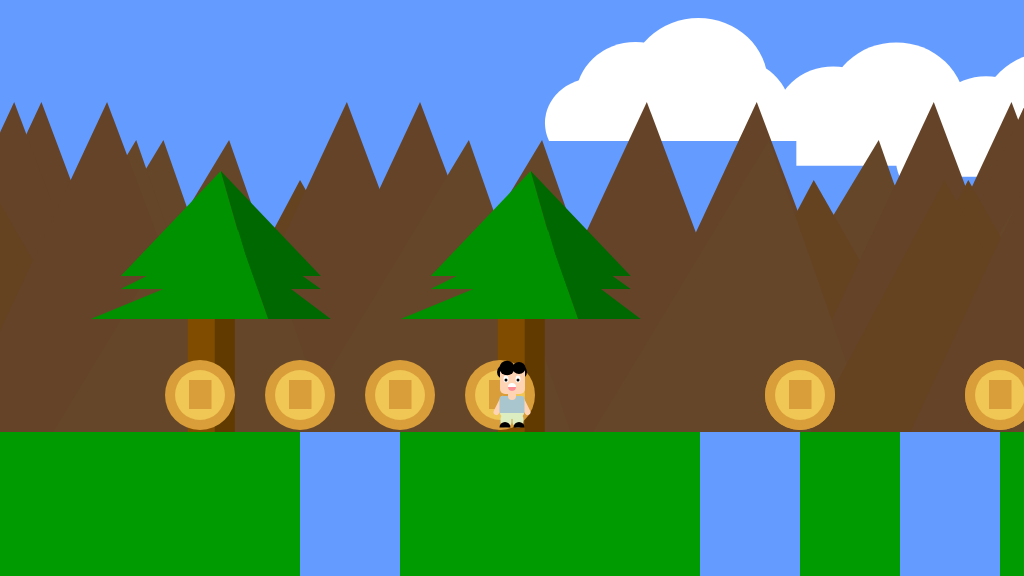
Frame 1 (no input)
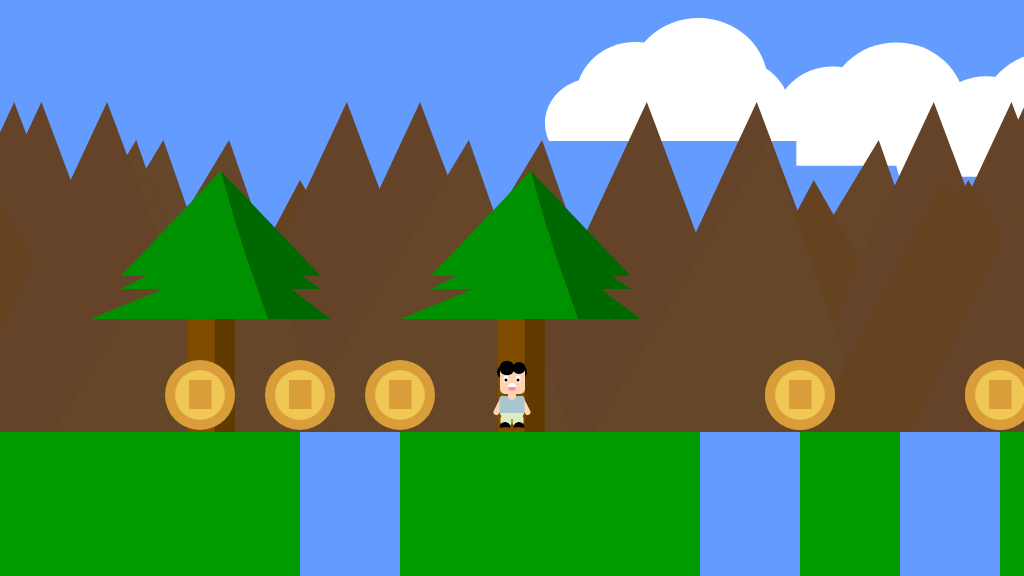
Frame 60 (no input)
Frame 120 (the mouse pressed at the canvas centre since frame 60): identical to frame 60, image omitted

The p5.js sketch that drew these frames (run headless with seeded random() and noise() and a simulated clock; from frame 60 on, the mouse is pressed at the canvas centre):

// p5.js sketch
// ── sketch.js
/*

The Game Project 7 - Bring it all together

*/

var gameChar_x;
var gameChar_y;
var floorPos_y;
var scrollPos;
var gameChar_world_x;

var isLeft;
var isRight;
var isFalling;
var isPlummeting;

//jump and gravity
var jumpAmount;
var gravity;

//objects
var trees_x;
var trees_y;
var clouds;
var mountains;
var canyon;
var collectable;

function setup()
{
	createCanvas(1024, 576);
	floorPos_y = height * 3/4;
	gameChar_x = width/2;
	gameChar_y = floorPos_y;

	// Variable to control the background scrolling.
	scrollPos = 0;

	// Variable to store the real position of the gameChar in the game
	// world. Needed for collision detection.
	gameChar_world_x = gameChar_x - scrollPos;
	
	//jump and gravity
	jumpAmount = 1;
	gravity =1;

	//tree offsets -145 to offset to ground
	trees_y = floorPos_y-145;
	
	// Boolean variables to control the movement of the game character.
	isLeft = false;
	isRight = false;
	isFalling = false;
	isPlummeting = false;

	// Initialise arrays of scenery objects.
	//trees
	
	trees_x = [random(-5000,5000),random(-5000,5000),random(-5000,5000),random(-5000,5000),random(-5000,5000),random(-5000,5000),random(-5000,5000),random(-5000,5000),random(-5000,5000),random(-5000,5000),random(-5000,5000),random(-5000,5000),random(-5000,5000),random(-5000,5000),random(-5000,5000),random(-5000,5000),random(-5000,5000),random(-5000,5000),random(-5000,5000),random(-5000,5000),random(-5000,5000),random(-5000,5000),random(-5000,5000),random(-5000,5000),random(-5000,5000),random(-5000,5000),random(-5000,5000),random(-5000,5000),random(-5000,5000),random(-5000,5000),random(-5000,5000),random(-5000,5000),random(-5000,5000),random(-5000,5000),random(-5000,5000),random(-5000,5000),random(-5000,5000),random(-5000,5000),random(-5000,5000),random(-5000,5000),random(-5000,5000),random(-5000,5000),random(-5000,5000),random(-5000,5000),random(-5000,5000),random(-5000,5000),random(-5000,5000),random(-5000,5000),random(-5000,5000),random(-5000,5000),random(-5000,5000),random(-5000,5000),random(-5000,5000),random(-5000,5000),random(-5000,5000),random(-5000,5000)];
	
	//cloud 
	clouds= [{cloudX_pos:random(-5000,5000),
			  cloudY_pos:random(0,100),
			  cloudWidth:random(5,10),
			  cloudHight:random(0,5)},
			{cloudX_pos:random(-5000,5000),
			  cloudY_pos:random(0,100),
			  cloudWidth:random(5,10),
			  cloudHight:random(0,5)},
			{cloudX_pos:random(-5000,5000),
			  cloudY_pos:random(0,100),
			  cloudWidth:random(5,10),
			  cloudHight:random(0,5)},
			{cloudX_pos:random(-5000,5000),
			  cloudY_pos:random(0,100),
			  cloudWidth:random(5,10),
			  cloudHight:random(0,5)},
			{cloudX_pos:random(-5000,5000),
			  cloudY_pos:random(0,100),
			  cloudWidth:random(5,10),
			  cloudHight:random(0,5)},
			{cloudX_pos:random(-5000,5000),
			  cloudY_pos:random(0,100),
			  cloudWidth:random(5,10),
			  cloudHight:random(0,5)},
			{cloudX_pos:random(-5000,5000),
			  cloudY_pos:random(0,100),
			  cloudWidth:random(5,10),
			  cloudHight:random(0,5)},
			{cloudX_pos:random(-5000,5000),
			  cloudY_pos:random(0,100),
			  cloudWidth:random(5,10),
			  cloudHight:random(0,5)},
			{cloudX_pos:random(-5000,5000),
			  cloudY_pos:random(0,100),
			  cloudWidth:random(5,10),
			  cloudHight:random(0,5)},
			{cloudX_pos:random(-5000,5000),
			  cloudY_pos:random(0,100),
			  cloudWidth:random(5,10),
			  cloudHight:random(0,5)},
			{cloudX_pos:random(-5000,5000),
			  cloudY_pos:random(0,100),
			  cloudWidth:random(5,10),
			  cloudHight:random(0,5)},
			{cloudX_pos:random(-5000,5000),
			  cloudY_pos:random(0,100),
			  cloudWidth:random(5,10),
			  cloudHight:random(0,5)},
			{cloudX_pos:random(-5000,5000),
			  cloudY_pos:random(0,100),
			  cloudWidth:random(5,10),
			  cloudHight:random(0,5)},
			{cloudX_pos:random(-5000,5000),
			  cloudY_pos:random(0,100),
			  cloudWidth:random(5,10),
			  cloudHight:random(0,5)},
			{cloudX_pos:random(-5000,5000),
			  cloudY_pos:random(0,100),
			  cloudWidth:random(5,10),
			  cloudHight:random(0,5)},
			{cloudX_pos:random(-5000,5000),
			  cloudY_pos:random(0,100),
			  cloudWidth:random(5,10),
			  cloudHight:random(0,5)},
			{cloudX_pos:random(-5000,5000),
			  cloudY_pos:random(0,100),
			  cloudWidth:random(5,10),
			  cloudHight:random(0,5)},
			{cloudX_pos:random(-5000,5000),
			  cloudY_pos:random(0,100),
			  cloudWidth:random(5,10),
			  cloudHight:random(0,5)},
			{cloudX_pos:random(-5000,5000),
			  cloudY_pos:random(0,100),
			  cloudWidth:random(5,10),
			  cloudHight:random(0,5)},
			{cloudX_pos:random(-5000,5000),
			  cloudY_pos:random(0,100),
			  cloudWidth:random(5,10),
			  cloudHight:random(0,5)},
			{cloudX_pos:random(-5000,5000),
			  cloudY_pos:random(0,100),
			  cloudWidth:random(5,10),
			  cloudHight:random(0,5)},
			{cloudX_pos:random(-5000,5000),
			  cloudY_pos:random(0,100),
			  cloudWidth:random(5,10),
			  cloudHight:random(0,5)},
			{cloudX_pos:random(-5000,5000),
			  cloudY_pos:random(0,100),
			  cloudWidth:random(5,10),
			  cloudHight:random(0,5)},
			{cloudX_pos:random(-5000,5000),
			  cloudY_pos:random(0,100),
			  cloudWidth:random(5,10),
			  cloudHight:random(0,5)},
			{cloudX_pos:random(-5000,5000),
			  cloudY_pos:random(0,100),
			  cloudWidth:random(5,10),
			  cloudHight:random(0,5)},
			{cloudX_pos:random(-5000,5000),
			  cloudY_pos:random(0,100),
			  cloudWidth:random(5,10),
			  cloudHight:random(0,5)},
			{cloudX_pos:random(-5000,5000),
			  cloudY_pos:random(0,100),
			  cloudWidth:random(5,10),
			  cloudHight:random(0,5)},
			{cloudX_pos:random(-5000,5000),
			  cloudY_pos:random(0,100),
			  cloudWidth:random(5,10),
			  cloudHight:random(0,5)},
			{cloudX_pos:random(-5000,5000),
			  cloudY_pos:random(0,100),
			  cloudWidth:random(5,10),
			  cloudHight:random(0,5)},
			{cloudX_pos:random(-5000,5000),
			  cloudY_pos:random(0,100),
			  cloudWidth:random(5,10),
			  cloudHight:random(0,5)},
			{cloudX_pos:random(-5000,5000),
			  cloudY_pos:random(0,100),
			  cloudWidth:random(5,10),
			  cloudHight:random(0,5)},
			{cloudX_pos:random(-5000,5000),
			  cloudY_pos:random(0,100),
			  cloudWidth:random(5,10),
			  cloudHight:random(0,5)},
			{cloudX_pos:random(-5000,5000),
			  cloudY_pos:random(0,100),
			  cloudWidth:random(5,10),
			  cloudHight:random(0,5)},
			{cloudX_pos:random(-5000,5000),
			  cloudY_pos:random(0,100),
			  cloudWidth:random(5,10),
			  cloudHight:random(0,5)},
			{cloudX_pos:random(-5000,5000),
			  cloudY_pos:random(0,100),
			  cloudWidth:random(5,10),
			  cloudHight:random(0,5)},
			{cloudX_pos:random(-5000,5000),
			  cloudY_pos:random(0,100),
			  cloudWidth:random(5,10),
			  cloudHight:random(0,5)},
			{cloudX_pos:random(-5000,5000),
			  cloudY_pos:random(0,100),
			  cloudWidth:random(5,10),
			  cloudHight:random(0,5)},
			{cloudX_pos:random(-5000,5000),
			  cloudY_pos:random(0,100),
			  cloudWidth:random(5,10),
			  cloudHight:random(0,5)},
			{cloudX_pos:random(-5000,5000),
			  cloudY_pos:random(0,100),
			  cloudWidth:random(5,10),
			  cloudHight:random(0,5)},
			{cloudX_pos:random(-5000,5000),
			  cloudY_pos:random(0,100),
			  cloudWidth:random(5,10),
			  cloudHight:random(0,5)},
			{cloudX_pos:random(-5000,5000),
			  cloudY_pos:random(0,100),
			  cloudWidth:random(5,10),
			  cloudHight:random(0,5)},
			{cloudX_pos:random(-5000,5000),
			  cloudY_pos:random(0,100),
			  cloudWidth:random(5,10),
			  cloudHight:random(0,5)},
			{cloudX_pos:random(-5000,5000),
			  cloudY_pos:random(0,100),
			  cloudWidth:random(5,10),
			  cloudHight:random(0,5)},
			{cloudX_pos:random(-5000,5000),
			  cloudY_pos:random(0,100),
			  cloudWidth:random(5,10),
			  cloudHight:random(0,5)},
			{cloudX_pos:random(-5000,5000),
			  cloudY_pos:random(0,100),
			  cloudWidth:random(5,10),
			  cloudHight:random(0,5)},
			];
	
	//mountains	
	mountains =[{moutainX_pos:random(-5000,5000),
				 moutainY_pos:0},
				{moutainX_pos:random(-5000,5000),
				 moutainY_pos:0},
				{moutainX_pos:random(-5000,5000),
				 moutainY_pos:0},
				{moutainX_pos:random(-5000,5000),
				 moutainY_pos:0},
				{moutainX_pos:random(-5000,5000),
				 moutainY_pos:0},
				{moutainX_pos:random(-5000,5000),
				 moutainY_pos:0},
				{moutainX_pos:random(-5000,5000),
				 moutainY_pos:0},
				{moutainX_pos:random(-5000,5000),
				 moutainY_pos:0},
				{moutainX_pos:random(-5000,5000),
				 moutainY_pos:0},
				{moutainX_pos:random(-5000,5000),
				 moutainY_pos:0},
				{moutainX_pos:random(-5000,5000),
				 moutainY_pos:0},
				{moutainX_pos:random(-5000,5000),
				 moutainY_pos:0},
				{moutainX_pos:random(-5000,5000),
				 moutainY_pos:0},
				{moutainX_pos:random(-5000,5000),
				 moutainY_pos:0},
				{moutainX_pos:random(-5000,5000),
				 moutainY_pos:0},
				{moutainX_pos:random(-5000,5000),
				 moutainY_pos:0},
				{moutainX_pos:random(-5000,5000),
				 moutainY_pos:0},
				{moutainX_pos:random(-5000,5000),
				 moutainY_pos:0},
				{moutainX_pos:random(-5000,5000),
				 moutainY_pos:0},
				{moutainX_pos:random(-5000,5000),
				 moutainY_pos:0},
				{moutainX_pos:random(-5000,5000),
				 moutainY_pos:0},
				{moutainX_pos:random(-5000,5000),
				 moutainY_pos:0},
				{moutainX_pos:random(-5000,5000),
				 moutainY_pos:0},
				{moutainX_pos:random(-5000,5000),
				 moutainY_pos:0},
				{moutainX_pos:random(-5000,5000),
				 moutainY_pos:0},
				{moutainX_pos:random(-5000,5000),
				 moutainY_pos:0},
				{moutainX_pos:random(-5000,5000),
				 moutainY_pos:0},
				{moutainX_pos:random(-5000,5000),
				 moutainY_pos:0},
				{moutainX_pos:random(-5000,5000),
				 moutainY_pos:0},
				{moutainX_pos:random(-5000,5000),
				 moutainY_pos:0},
				{moutainX_pos:random(-5000,5000),
				 moutainY_pos:0},
				{moutainX_pos:random(-5000,5000),
				 moutainY_pos:0},
				{moutainX_pos:random(-5000,5000),
				 moutainY_pos:0},
				{moutainX_pos:random(-5000,5000),
				 moutainY_pos:0},
				{moutainX_pos:random(-5000,5000),
				 moutainY_pos:0},
				{moutainX_pos:random(-5000,5000),
				 moutainY_pos:0},
				{moutainX_pos:random(-5000,5000),
				 moutainY_pos:0},
				{moutainX_pos:random(-5000,5000),
				 moutainY_pos:0},
				{moutainX_pos:random(-5000,5000),
				 moutainY_pos:0},
				{moutainX_pos:random(-5000,5000),
				 moutainY_pos:0},
				{moutainX_pos:random(-5000,5000),
				 moutainY_pos:0},
				{moutainX_pos:random(-5000,5000),
				 moutainY_pos:0},
				{moutainX_pos:random(-5000,5000),
				 moutainY_pos:0},
				{moutainX_pos:random(-5000,5000),
				 moutainY_pos:0},
				{moutainX_pos:random(-5000,5000),
				 moutainY_pos:0},
				{moutainX_pos:random(-5000,5000),
				 moutainY_pos:0},
				{moutainX_pos:random(-5000,5000),
				 moutainY_pos:0},
				{moutainX_pos:random(-5000,5000),
				 moutainY_pos:0},
				{moutainX_pos:random(-5000,5000),
				 moutainY_pos:0},
				{moutainX_pos:random(-5000,5000),
				 moutainY_pos:0},
				{moutainX_pos:random(-5000,5000),
				 moutainY_pos:0},
				{moutainX_pos:random(-5000,5000),
				 moutainY_pos:0},
				{moutainX_pos:random(-5000,5000),
				 moutainY_pos:0},
				{moutainX_pos:random(-5000,5000),
				 moutainY_pos:0},
				{moutainX_pos:random(-5000,5000),
				 moutainY_pos:0},
				{moutainX_pos:random(-5000,5000),
				 moutainY_pos:0},
				{moutainX_pos:random(-5000,5000),
				 moutainY_pos:0},
				{moutainX_pos:random(-5000,5000),
				 moutainY_pos:0},
				{moutainX_pos:random(-5000,5000),
				 moutainY_pos:0},
				{moutainX_pos:random(-5000,5000),
				 moutainY_pos:0},
				{moutainX_pos:random(-5000,5000),
				 moutainY_pos:0},
				{moutainX_pos:random(-5000,5000),
				 moutainY_pos:0},
				{moutainX_pos:random(-5000,5000),
				 moutainY_pos:0},
				{moutainX_pos:random(-5000,5000),
				 moutainY_pos:0},
				{moutainX_pos:random(-5000,5000),
				 moutainY_pos:0},
				{moutainX_pos:random(-5000,5000),
				 moutainY_pos:0},
				{moutainX_pos:random(-5000,5000),
				 moutainY_pos:0},
				{moutainX_pos:random(-5000,5000),
				 moutainY_pos:0},
				{moutainX_pos:random(-5000,5000),
				 moutainY_pos:0},
				{moutainX_pos:random(-5000,5000),
				 moutainY_pos:0},
				{moutainX_pos:random(-5000,5000),
				 moutainY_pos:0},
				{moutainX_pos:random(-5000,5000),
				 moutainY_pos:0},
				{moutainX_pos:random(-5000,5000),
				 moutainY_pos:0},
				{moutainX_pos:random(-5000,5000),
				 moutainY_pos:0},
				{moutainX_pos:random(-5000,5000),
				 moutainY_pos:0},
				{moutainX_pos:random(-5000,5000),
				 moutainY_pos:0},
				{moutainX_pos:random(-5000,5000),
				 moutainY_pos:0},
				{moutainX_pos:random(-5000,5000),
				 moutainY_pos:0},
				{moutainX_pos:random(-5000,5000),
				 moutainY_pos:0},
				{moutainX_pos:random(-5000,5000),
				 moutainY_pos:0},
				{moutainX_pos:random(-5000,5000),
				 moutainY_pos:0},
				{moutainX_pos:random(-5000,5000),
				 moutainY_pos:0},
				{moutainX_pos:random(-5000,5000),
				 moutainY_pos:0},
				{moutainX_pos:random(-5000,5000),
				 moutainY_pos:0},
				{moutainX_pos:random(-5000,5000),
				 moutainY_pos:0},
				{moutainX_pos:random(-5000,5000),
				 moutainY_pos:0},
				{moutainX_pos:random(-5000,5000),
				 moutainY_pos:0},
				{moutainX_pos:random(-5000,5000),
				 moutainY_pos:0},
				{moutainX_pos:random(-5000,5000),
				 moutainY_pos:0},
				{moutainX_pos:random(-5000,5000),
				 moutainY_pos:0},
				{moutainX_pos:random(-5000,5000),
				 moutainY_pos:0},
				{moutainX_pos:random(-5000,5000),
				 moutainY_pos:0},
				{moutainX_pos:random(-5000,5000),
				 moutainY_pos:0},
				{moutainX_pos:random(-5000,5000),
				 moutainY_pos:0},
				{moutainX_pos:random(-5000,5000),
				 moutainY_pos:0},
				{moutainX_pos:random(-5000,5000),
				 moutainY_pos:0},
				{moutainX_pos:random(-5000,5000),
				 moutainY_pos:0},
				{moutainX_pos:random(-5000,5000),
				 moutainY_pos:0},
				{moutainX_pos:random(-5000,5000),
				 moutainY_pos:0},
				{moutainX_pos:random(-5000,5000),
				 moutainY_pos:0},
				{moutainX_pos:random(-5000,5000),
				 moutainY_pos:0},
				{moutainX_pos:random(-5000,5000),
				 moutainY_pos:0},
				{moutainX_pos:random(-5000,5000),
				 moutainY_pos:0},
				{moutainX_pos:random(-5000,5000),
				 moutainY_pos:0},
				{moutainX_pos:random(-5000,5000),
				 moutainY_pos:0},
				{moutainX_pos:random(-5000,5000),
				 moutainY_pos:0},
			   ]
				
	//canyon
	canyon = [{x_pos: 300, width: 100},
			  {x_pos: 1250, width: 100},
			  {x_pos: 1400, width: 100},
			  {x_pos: 1600, width: 100},
			  {x_pos: 1800, width: 100},
			  {x_pos: 2940, width: 100},
			  {x_pos: 3250, width: 100},
			  {x_pos: 3600, width: 100},
			  {x_pos: 3400, width: 100},
			  {x_pos: 700, width: 100},
			  {x_pos: 900, width: 100},
			  {x_pos: -300, width: 100},
			  {x_pos: -1250, width: 100},
			  {x_pos: -1400, width: 100},
			  {x_pos: -1600, width: 100},
			  {x_pos: -1800, width: 100},
			  {x_pos: -2940, width: 100},
			  {x_pos: -3250, width: 100},
			  {x_pos: -3600, width: 100},
			  {x_pos: -3400, width: 100},
			  {x_pos: -700, width: 100},
			  {x_pos: -900, width: 100}, 
			 ];
	
	//collectable 
	collectable =[{ x_pos: 200, y_pos: 380, size: 50,
				   isFound:false},
				  { x_pos: 300, y_pos: 380, size: 50, isFound:false},
				  { x_pos: 400, y_pos: 380, size: 50, isFound:false},
				  
				  { x_pos: -200, y_pos: 380, size: 50, isFound:false},
				  { x_pos: -300, y_pos: 380, size: 50, isFound:false},
				  { x_pos: -400, y_pos: 380, size: 50, isFound:false},
				  
				  { x_pos: 800, y_pos: 380, size: 50, isFound:false},
				  { x_pos: 1000, y_pos: 380, size: 50, isFound:false},
				  { x_pos: 1300, y_pos: 380, size: 50, isFound:false},
				  
				  { x_pos: 1200, y_pos: 380, size: 50, isFound:false},
				  { x_pos: 1400, y_pos: 380, size: 50, isFound:false},
				  { x_pos: 1700, y_pos: 380, size: 50, isFound:false},
				  
				  { x_pos: -500, y_pos: 380, size: 50, isFound:false},
				  { x_pos: -800, y_pos: 380, size: 50, isFound:false},
				  { x_pos: -1200, y_pos: 380, size: 50, isFound:false},
				  
				  { x_pos: -800, y_pos: 380, size: 50, isFound:false},
				  { x_pos: 1000, y_pos: 380, size: 50, isFound:false},
				  { x_pos: 1300, y_pos: 380, size: 50, isFound:false},
				  
				  { x_pos: -1200, y_pos: 380, size: 50, isFound:false},
				  { x_pos: 1400, y_pos: 380, size: 50, isFound:false},
				  { x_pos: 1700, y_pos: 380, size: 50, isFound:false},
				  
				  { x_pos: 500, y_pos: 380, size: 50, isFound:false},
				  { x_pos: 800, y_pos: 380, size: 50, isFound:false},
				  { x_pos: 1200, y_pos: 380, size: 50, isFound:false},
				 ];	
}
function draw()
{
	background(100, 155, 255); // fill the sky blue

	noStroke();
	fill(0,155,0);
	rect(0, floorPos_y, width, height/4); // draw some green ground
	//scrolling
	push();
	translate(scrollPos,0);
	
	// Draw clouds.
	drawClouds();
	// Draw mountains.
	drawMountains();
	// Draw trees.
	drawTrees();
	// Draw canyons.
	for (var i = 0 ; i < canyon.length ; i++){
		drawCanyon(canyon[i]);
		checkCanyon(canyon[i]);
	};
	// Draw collectable items.
	for (var i = 0 ; i < collectable.length; i++){
		drawCollectable(collectable[i]);
		checkCollectable(collectable[i]);
	}
	//scrolling end
	pop();
	
	// Draw game character.
	drawGameChar();
	
	// Logic to make the game character move or the background scroll.
	if(isLeft)
	{
		if(gameChar_x > width * 0.2)
		{
			gameChar_x -= 5;
		}
		else
		{
			scrollPos += 5;
		}
	}
	if(isRight)
	{
		if(gameChar_x < width * 0.8)
		{
			gameChar_x  += 5;
		}
		else
		{
			scrollPos -= 5; // negative for moving against the background
		}
	}
	
	// Logic to make the game character rise and fall.
		gameChar_y -= jumpAmount;
		//makes falling
		jumpAmount -= 1;

	//gravity	
	if (gameChar_y < floorPos_y){
		gameChar_y += gravity;
		isFalling = true;
	}	

	else if (isPlummeting ==false) {
		isFalling =  false;
		gameChar_y = floorPos_y;
	}
	// Update real position of gameChar for collision detection.
		gameChar_world_x = gameChar_x - scrollPos;
	
	}

// ---------------------
// Key control functions
// ---------------------

function keyPressed()
{
	// if statements to control the animation of the character when
	// keys are pressed.
//stop moving when falling
if(isPlummeting == true && isFalling==true){
	return;

}
		
	//keypress
if (keyCode ==65){//A
	isLeft = true;
	
}
else if (keyCode ==68){//D
	isRight = true;
}
	//jump
else if (keyCode ==87 && gameChar_y == floorPos_y){//W
	jumpAmount = 20;
	
	
		
}
else {}


	//open up the console to see how these work
	console.log("keyPressed: " + key);
	console.log("keyPressed: " + keyCode);
}

function keyReleased()
{
	// if statements to control the animation of the character when
	// keys are released.
if (keyCode ==65){//A
	isLeft = false;
}

else if (keyCode ==68){//D
	isRight = false;
}
else if (keyCode ==87 ){//W
	
	isFalling = false;
}
else{}
//else if (keyCode == ){
//		 
//		 }
	console.log("keyReleased: " + key);
	console.log("keyReleased: " + keyCode);
}

// ------------------------------
// Game character render function
// ------------------------------

// Function to draw the game character.

function drawGameChar()
{
	// draw game character
	//jumping left
	if(isLeft && isFalling){
		// add your jumping-left code
		//hair1
    fill(0);
    ellipse(gameChar_x-8,
            gameChar_y-60,
            14,14);
    
    //face
    fill(255,212,180);
    rect(gameChar_x-12,
         gameChar_y-65,
         25,25,
         5);
    
    //hair2
    fill(0);
    ellipse(gameChar_x+10,
            gameChar_y-50,
            14,14);
    
    //hair3
    fill(0);
    ellipse(gameChar_x-5,
            gameChar_y-64,        
            15,14.5);
    
    //hair4
    fill(0);
    ellipse(gameChar_x+7,
            gameChar_y-60,
            20,20);
    
    //eye left
    fill(255);
    ellipse(gameChar_x-8,
            gameChar_y-53,
            5,7);
    
    //eye ball left
    fill(0);
    ellipse(gameChar_x-9,
            gameChar_y-52,
            3,3);
    
    //mouth
    fill(255);
    ellipse(gameChar_x-10,
            gameChar_y-45,
            8,8);
    
    //tougn
    fill(255,139,148);
    arc(gameChar_x-10,
        gameChar_y-45,
        8,8,
        0, HALF_PI);   
    
    //left hand
    stroke(255,212,180);
    strokeWeight(6);
    line(gameChar_x-9,
         gameChar_y-35,
         gameChar_x-15.5,
         gameChar_y-40);
    noStroke();
    
    //right hand
    stroke(255,212,180);
    strokeWeight(6);
    line(gameChar_x+9,
         gameChar_y-35,
         gameChar_x+15.5,
         gameChar_y-40);
    
    noStroke();
    
    //body
    fill(169,198,206);
    rect(gameChar_x-12.5
         ,gameChar_y-38,
         25,14, 
         3);
    
    //neck
    fill(255,212,180);
    rect(gameChar_x-4,
         gameChar_y-41.1,
         8,6,
         180);
    
    //pants
    fill(220,237,193);
    arc(gameChar_x,
        gameChar_y-25,
        24,12,
        TWO_PI,PI)
    
    //leg left
    stroke(220,237,193);
    strokeWeight(11);
    line(gameChar_x-6,
         gameChar_y-19.5,
         gameChar_x-10,
         gameChar_y-14);
    noStroke();

    //leg right
    stroke(220,237,193);
    strokeWeight(11);
    line(gameChar_x+6,
         gameChar_y-19.5,
         gameChar_x+10,
         gameChar_y-14);
    noStroke();
    
    //shoe left
    fill(0);
    arc(gameChar_x-12.5,
        gameChar_y-8.5,
        11,11,
        PI,TWO_PI);
        noStroke();
    
    //shoe right
    fill(0);
    arc(gameChar_x+12.5,
        gameChar_y-8.5,
        11,11,
        PI,TWO_PI);
        noStroke();

	}
	//jumping right
	else if(isRight && isFalling){
		// add your jumping-right code
		//hair1
    fill(0);
    ellipse(gameChar_x+8,
            gameChar_y-60,
            14,14);
    
    //face
    fill(255,212,180);
    rect(gameChar_x-12,
         gameChar_y-65,
         25,25,
         5);
    
    //hair2
    fill(0);
    ellipse(gameChar_x-10,
            gameChar_y-50,
            14,14);
    
    //hair3
    fill(0);
    ellipse(gameChar_x+5,
            gameChar_y-64,   
            15,14.5);
    
    //hair4
    fill(0);
    ellipse(gameChar_x-7,
            gameChar_y-60,
            20,20);
    
    //eye left
    fill(255);
    ellipse(gameChar_x+8,
            gameChar_y-53,
            5,7);
    
    //eye ball left
    fill(0);
    ellipse(gameChar_x+9,
            gameChar_y-52,
            3,3);
    
    //mouth
    fill(255);
    ellipse(gameChar_x+10,
            gameChar_y-45,
            8,8);
    
    //tougn
    fill(255,139,148);
    arc(gameChar_x+10,
        gameChar_y-45,
        8,8,
        HALF_PI, PI); 
    
    //left hand
    stroke(255,212,180);
    strokeWeight(6);
    line(gameChar_x-9,
         gameChar_y-35,
         gameChar_x-15.5,
         gameChar_y-40);
    noStroke();
    
    //right hand
    stroke(255,212,180);
    strokeWeight(6);
    line(gameChar_x+9,
         gameChar_y-35,
         gameChar_x+15.5,
         gameChar_y-40);
    noStroke();
    
    //body
    fill(169,198,206);
    rect(gameChar_x-12.5
         ,gameChar_y-38,
         25,14, 
         3);
    
    //neck
    fill(255,212,180);
    rect(gameChar_x-4,
         gameChar_y-41.1,
         8,6,
         180);
    
    //pants
    fill(220,237,193);
    arc(gameChar_x,
        gameChar_y-25,
        24,12,
        TWO_PI,PI)
    
    //leg left
    stroke(220,237,193);
    strokeWeight(11);
    line(gameChar_x-6,
         gameChar_y-19.5,
         gameChar_x-10,
         gameChar_y-14);
    noStroke();

    //leg right
    stroke(220,237,193);
    strokeWeight(11);
    line(gameChar_x+6,
         gameChar_y-19.5,
         gameChar_x+10,
         gameChar_y-14);
    noStroke();
    
    //shoe left
    fill(0);
    arc(gameChar_x-12.5,
        gameChar_y-8.5,
        11,11,
        PI,TWO_PI);
        noStroke();
    
    //shoe right
    fill(0);
    arc(gameChar_x+12.5,
        gameChar_y-8.5,
        11,11,
        PI,TWO_PI);
        noStroke();

	}
	//walking left
	else if(isLeft){
		// add your walking left code
		//hair1
    fill(0);
    ellipse(gameChar_x-8,
            gameChar_y-60,
            14,14);
    
    //face
    fill(255,212,180);
    rect(gameChar_x-12,
         gameChar_y-65,
         25,27,
         5);
    
    //hair2
    fill(0);
    ellipse(gameChar_x+10,
            gameChar_y-50,
            14,14);
    
    //hair3
    fill(0);
    ellipse(gameChar_x-5,
            gameChar_y-64,        
            15,14.5);
    
    //hair4
    fill(0);
    ellipse(gameChar_x+7,
            gameChar_y-60,
            20,20);
    
    //eye left
    fill(255);
    ellipse(gameChar_x-8,
            gameChar_y-53,
            5,7);
    
    //eye ball left
    fill(0);
    ellipse(gameChar_x-9,
            gameChar_y-52,
            3,3);
    
    //mouth
    fill(255);
    ellipse(gameChar_x-10,
            gameChar_y-45,
            8,8);
    
    //tougn
    fill(255,139,148);
    arc(gameChar_x-10,
        gameChar_y-45,
        8,8,
        0, HALF_PI);   
    
    //left hand
    stroke(255,212,180);
    strokeWeight(6);
    line(gameChar_x-15.5,
         gameChar_y-33,
         gameChar_x-9,
         gameChar_y-20);
    noStroke();
    
    //body
    fill(169,198,206);
    rect(gameChar_x-12.5
         ,gameChar_y-36,
         25,18, 
         3);
    
    //right hand
    stroke(255,212,180);
    strokeWeight(6);
    line(gameChar_x+9,
         gameChar_y-33,
         gameChar_x+15.5,
         gameChar_y-20);
    noStroke();
    
    //neck
    fill(255,212,180);
    rect(gameChar_x-4,
         gameChar_y-41,
         8,9,
         180);
    
    //pants
    fill(220,237,193);
    arc(gameChar_x,
        gameChar_y-19,
        24,12,
        TWO_PI,PI)
    
    //leg left
    stroke(220,237,193);
    strokeWeight(11);
    line(gameChar_x-6,
         gameChar_y-13,
         gameChar_x-9,
         gameChar_y-12);
    noStroke();
    
    //leg right
    stroke(220,237,193);
    strokeWeight(11);
    line(gameChar_x+6,
         gameChar_y-13,
         gameChar_x+6,
         gameChar_y-10);
    noStroke();
    
    //shoe left
    fill(0);
    arc(gameChar_x-10,
        gameChar_y-6.5,    
        11,11,
        PI,TWO_PI);
        noStroke();
    
    //shoe right
    fill(0);
    arc(gameChar_x+7,
        gameChar_y-4.5,
        11,11,
        PI,TWO_PI);
        noStroke();

	}
	//walking right
	else if(isRight){
		// add your walking right code
//hair1
    fill(0);
    ellipse(gameChar_x+8,
            gameChar_y-60,
            14,14);
    
    //face
    fill(255,212,180);
    rect(gameChar_x-12,
         gameChar_y-65,
         25,25,
         5);

    //hair2
    fill(0);
    ellipse(gameChar_x-10,
            gameChar_y-50,
            14,14);
    
    //hair3
    fill(0);
    ellipse(gameChar_x+5,
            gameChar_y-64,   
            15,14.5);
    
    //hair4
    fill(0);
    ellipse(gameChar_x-7,
            gameChar_y-60,
            20,20);
    
    //eye left
    fill(255);
    ellipse(gameChar_x+8,
            gameChar_y-53,
            5,7);
    
    //eye ball left
    fill(0);
    ellipse(gameChar_x+9,
            gameChar_y-52,
            3,3);
    
    //mouth
    fill(255);
    ellipse(gameChar_x+10,
            gameChar_y-45,
            8,8);
    
    //tougn
    fill(255,139,148);
    arc(gameChar_x+10,
        gameChar_y-45,
        8,8,
        HALF_PI, PI); 
    
    //right hand
    stroke(255,212,180);
    strokeWeight(6);
    line(gameChar_x+15.5,
         gameChar_y-33,
         gameChar_x+9,
         gameChar_y-20);
    noStroke();
    
    //body
    fill(169,198,206);
    rect(gameChar_x-12.5
         ,gameChar_y-36,
         25,18, 
         3);
    
    //left hand
    stroke(255,212,180);
    strokeWeight(6);
    line(gameChar_x-9,
         gameChar_y-33,
         gameChar_x-15.5,
         gameChar_y-20);
    noStroke();
    
    //neck
    fill(255,212,180);
    rect(gameChar_x-4,
         gameChar_y-41,
         8,9,
         180);
    
    //pants
    fill(220,237,193);
    arc(gameChar_x,
        gameChar_y-19,
        24,12,
        TWO_PI,PI)
    
    //leg left
    stroke(220,237,193);
    strokeWeight(11);
    line(gameChar_x-6,
         gameChar_y-13,
         gameChar_x-6,
         gameChar_y-10);
    noStroke();
    
    //leg right
    stroke(220,237,193);
    strokeWeight(11);
    line(gameChar_x+6,
         gameChar_y-13,
         gameChar_x+9,
         gameChar_y-12);
    noStroke();
    
    //shoe left
    fill(0);
    arc(gameChar_x-7,
        gameChar_y-4.5,    
        11,11,
        PI,TWO_PI);
        noStroke();

    //shoe right
    fill(0);
    arc(gameChar_x+10,
        gameChar_y-6.5,
        11,11,
        PI,TWO_PI);
        noStroke();
	}
	//falling
	else if(isFalling || isPlummeting){
		// add your jumping facing forwards code
    //hair1
    fill(0);
    ellipse(gameChar_x-8,
            gameChar_y-60,
            14,14);
    
    //hair2
    fill(0);
    ellipse(gameChar_x+8,
            gameChar_y-60,
            14,14);
    
    //face
    fill(255,212,180);
    rect(gameChar_x-12,
         gameChar_y-65,
         25,25,
         5);
    
    //hair3
    fill(0);
    ellipse(gameChar_x-5,
            gameChar_y-64,        
            15,14.5);
    
    //hair4
    fill(0);
    ellipse(gameChar_x+7,
            gameChar_y-64,
            13,12);
    
    //eye left
    fill(255);
    ellipse(gameChar_x-6,
            gameChar_y-53,
            5,7);
    
    //eye ball left
    fill(0);
    ellipse(gameChar_x-6,
            gameChar_y-52,
            3,3);

    //left right
    fill(255);
    ellipse(gameChar_x+6,
            gameChar_y-53,
            5,7);
    
    //eye ball right
    fill(0);
    ellipse(gameChar_x+6,
            gameChar_y-52,
            3,3);
    
    //mouth
    fill(255);
    ellipse(gameChar_x,
            gameChar_y-45,
            8,8);
    
    //tougn
    fill(255,139,148);
    arc(gameChar_x,
        gameChar_y-45,
        8,8,
        TWO_PI,PI);   
    
    //left hand
    stroke(255,212,180);
    strokeWeight(6);
    line(gameChar_x-9,
         gameChar_y-35,
         gameChar_x-15.5,
         gameChar_y-40);
    noStroke();
    
    //right hand
    stroke(255,212,180);
    strokeWeight(6);
    line(gameChar_x+9,
         gameChar_y-35,
         gameChar_x+15.5,
         gameChar_y-40);
    
    noStroke();
    
    //body
    fill(169,198,206);
    rect(gameChar_x-12.5
         ,gameChar_y-38,
         25,14, 
         3);
    
    //neck
    fill(255,212,180);
    rect(gameChar_x-4,
         gameChar_y-41.1,
         8,6,
         180);
    
    //pants
    fill(220,237,193);
    arc(gameChar_x,
        gameChar_y-25,
        24,12,
        TWO_PI,PI)
    
    //leg left
    stroke(220,237,193);
    strokeWeight(11);
    line(gameChar_x-6,
         gameChar_y-19.5,
         gameChar_x-10,
         gameChar_y-14);
    noStroke();

    //leg right
    stroke(220,237,193);
    strokeWeight(11);
    line(gameChar_x+6,
         gameChar_y-19.5,
         gameChar_x+10,
         gameChar_y-14);
    noStroke();
    
    //shoe left
    fill(0);
    arc(gameChar_x-12.5,
        gameChar_y-8.5,
        11,11,
        PI,TWO_PI);
        noStroke();
    
    //shoe right
    fill(0);
    arc(gameChar_x+12.5,
        gameChar_y-8.5,
        11,11,
        PI,TWO_PI);
        noStroke();
		

	}
	//front
	else{
		// add your standing front facing code
		//hair1
    fill(0);
    ellipse(gameChar_x-8,
            gameChar_y-60,
            14,14);
    
    //hair2
    fill(0);
    ellipse(gameChar_x+8,
            gameChar_y-60,
            14,14);
    
    //face
    fill(255,212,180);
    rect(gameChar_x-12,
         gameChar_y-65,
         25,27,
         5);
    
    //hair3
    fill(0);
    ellipse(gameChar_x-5,
            gameChar_y-64,        
            15,14.5);
    
    //hair4
    fill(0);
    ellipse(gameChar_x+7,
            gameChar_y-64,
            13,12);
    
    //eye left
    fill(255);
    ellipse(gameChar_x-6,
            gameChar_y-53,
            5,7);
    
    //eye ball left
    fill(0);
    ellipse(gameChar_x-6,
            gameChar_y-52,
            3,3);

    //left right
    fill(255);
    ellipse(gameChar_x+6,
            gameChar_y-53,
            5,7);
    
    //eye ball right
    fill(0);
    ellipse(gameChar_x+6,
            gameChar_y-52,
            3,3);
    
    //mouth
    fill(255);
    ellipse(gameChar_x,
            gameChar_y-45,
            8,8);
    
    //tougn
    fill(255,139,148);
    arc(gameChar_x,
        gameChar_y-45,
        8,8,
        TWO_PI,PI);   
    
    //left hand
    stroke(255,212,180);
    strokeWeight(6);
    line(gameChar_x-9,
         gameChar_y-33,
         gameChar_x-15.5,
         gameChar_y-20);
    noStroke();
    
    //right hand
    stroke(255,212,180);
    strokeWeight(6);
    line(gameChar_x+9,
         gameChar_y-33,
         gameChar_x+15.5,
         gameChar_y-20);
    noStroke();
    
    //body
    fill(169,198,206);
    rect(gameChar_x-12.5
         ,gameChar_y-36,
         25,18, 
         3);
    
    //neck
    fill(255,212,180);
    rect(gameChar_x-4,
         gameChar_y-41,
         8,9,
         180);
    
    //pants
    fill(220,237,193);
    arc(gameChar_x,
        gameChar_y-19,
        24,12,
        TWO_PI,PI)
    
    //leg left
    stroke(220,237,193);
    strokeWeight(11);
    line(gameChar_x-6,
         gameChar_y-13,
         gameChar_x-6,
         gameChar_y-10);
    noStroke();
    
    //leg right
    stroke(220,237,193);
    strokeWeight(11);
    line(gameChar_x+6,
         gameChar_y-13,
         gameChar_x+6,
         gameChar_y-10);
    noStroke();
    
    //shoe left
    fill(0);
    arc(gameChar_x-7,
        gameChar_y-4.5,
        11,11,
        PI,TWO_PI);
        noStroke();
    
    //shoe right
    fill(0);
    arc(gameChar_x+7,
        gameChar_y-4.5,
        11,11,
        PI,TWO_PI);
        noStroke();
	}
}
// ---------------------------
// Background render functions
// ---------------------------

// Function to draw cloud objects.
function drawClouds(){
	for (i = 0 ; i < clouds.length; i++){	
			fill(255,255,255);
			ellipse(clouds[i].cloudX_pos+213,clouds[i].cloudY_pos+94,
					clouds[i].cloudWidth+110,clouds[i].cloudHight+110);

			ellipse(clouds[i].cloudX_pos+172,clouds[i].cloudY_pos+120,
					clouds[i].cloudWidth+90,clouds[i].cloudHight+90);

			ellipse(clouds[i].cloudX_pos+276,clouds[i].cloudY_pos+80,
					clouds[i].cloudWidth+130,clouds[i].cloudHight+130);

			ellipse(clouds[i].cloudX_pos+309,clouds[i].cloudY_pos+110,
					clouds[i].cloudWidth+110,clouds[i].cloudHight+110);
			fill(100,155,255);

			rect(clouds[i].cloudX_pos+125,clouds[i].cloudY_pos+138,
				 clouds[i].cloudWidth+240,clouds[i].cloudHight+28);}}
// Function to draw mountains objects.
function drawMountains(){
	for (var i = 0 ; i< mountains.length; i++){
			fill(101,67,33);
			triangle(520-mountains[i].moutainX_pos,180+mountains[i].moutainY_pos,
					 386-mountains[i].moutainX_pos,432+mountains[i].moutainY_pos,
					 664-mountains[i].moutainX_pos,432+mountains[i].moutainY_pos);
		//moutain 2
			fill(101,67,40);
			triangle(640-mountains[i].moutainX_pos,102+mountains[i].moutainY_pos,
					 486-mountains[i].moutainX_pos,432+mountains[i].moutainY_pos,
					 764-mountains[i].moutainX_pos,432+mountains[i].moutainY_pos);

		//mountain 3
			fill(101,70,40);
			triangle(762-mountains[i].moutainX_pos,140+mountains[i].moutainY_pos,
					 586-mountains[i].moutainX_pos,432+mountains[i].moutainY_pos,
					 864-mountains[i].moutainX_pos,432+mountains[i].moutainY_pos);}}
// Function to draw trees objects.
function drawTrees(){
	for (var i = 0 ; i < trees_x.length; i++){
		fill(0,145,0);
		triangle(trees_x[i],trees_y-116,
				 trees_x[i]-100,trees_y-11,
				 trees_x[i]+30,trees_y-11);
		//1.2
		fill(0,104,0);
		triangle(trees_x[i],trees_y-116,
				 trees_x[i]+30,trees_y-11,
				 trees_x[i]+100,trees_y-11);

		//triangle 2.1
		fill(0,145,0);
		triangle(trees_x[i]+17.5,trees_y-57,
				 trees_x[i]-100,trees_y+2,
				 trees_x[i]+35,trees_y+2);
	//    //2.2
		fill(0,104,0);
		triangle(trees_x[i]+17.5,trees_y-57,
				 trees_x[i]+35,trees_y+2,
				 trees_x[i]+100,trees_y+2);  
		//triangle 3.1
		fill(0,145,0);
		triangle(trees_x[i]+25,trees_y-32,
				 trees_x[i]-130,trees_y+32,
				 trees_x[i]+47.5,trees_y+32);
		//3.2
		fill(0,104,0);
		triangle(trees_x[i]+25,trees_y-32,
				 trees_x[i]+47.5,trees_y+32,
				 trees_x[i]+110,trees_y+32);
		//wood
		fill(128,77,0);
		rect(trees_x[i]-33,trees_y+32,
			 30,113);
		//wood 2
		fill(97,58,0);
		rect(trees_x[i]-6,trees_y+32,
			 20,113);}}
// ---------------------------------
// Canyon render and check functions
// ---------------------------------

// Function to draw canyon objects.

function drawCanyon(t_canyon)
{
		fill(100,155,255);
    	rect(t_canyon.x_pos,floorPos_y,
			 t_canyon.width,190);
}

// Function to check character is over a canyon.

function checkCanyon(t_canyon)
{
	//isplummenting	
	//((canyon.x_pos+canyon.width)-10) make sure char whole body is in canyon
	if (gameChar_world_x > t_canyon.x_pos && 
		(gameChar_world_x) < ((t_canyon.x_pos+t_canyon.width)-10)&&
	   gameChar_y == floorPos_y){
		isPlummeting = true;
	}
}

// ----------------------------------
// Collectable items render and check functions
// ----------------------------------

// Function to draw collectable objects.

function drawCollectable(t_collectable)
{
	//coin spawn
	if (t_collectable.isFound ==false){
		// coin
		//outer ring
		fill(217,158,58);
		ellipse(t_collectable.x_pos,t_collectable.y_pos+15,
				t_collectable.size+20,t_collectable.size+20);
		//inner ring
		fill(240,198,84);
		ellipse(t_collectable.x_pos,t_collectable.y_pos+15,
				t_collectable.size,t_collectable.size);
		//inner rect
		fill(217,158,58);
		rect(t_collectable.x_pos-11,t_collectable.y_pos,
			 t_collectable.size-27.5,t_collectable.size-21);
	}
	
	if (t_collectable.isFound == true){
		console.log("is true");
	}
}

// Function to check character has collected an item.

function checkCollectable(t_collectable)
{		
	var distCharCollectable = dist(gameChar_world_x,gameChar_y,t_collectable.x_pos,t_collectable.y_pos);

	if (distCharCollectable  < 60){
		t_collectable.isFound = true;
		}
}
